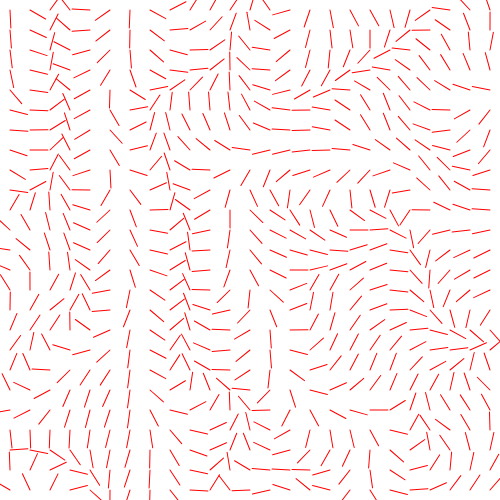
Frame 1 (no input)
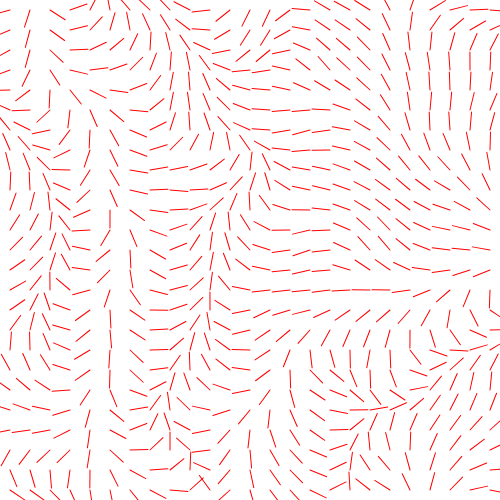
Frame 60 (no input)
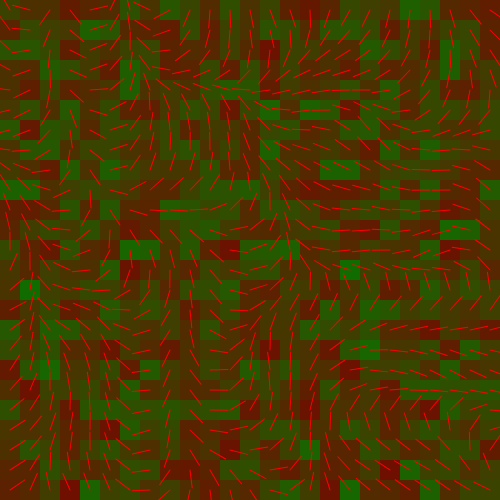
Frame 120 (the mouse pressed at the canvas centre since frame 60)

The p5.js sketch that drew these frames (run headless with seeded random() and noise() and a simulated clock; from frame 60 on, the mouse is pressed at the canvas centre):

// p5.js sketch
// ── sketch.js
var stepSize = 20;

function setup() {
  createCanvas(500, 500);
 // rectMode(CENTER);
angleMode(DEGREES);
}
///////////////////////////////////////////////////////////////////////
function draw() {
  background(125);

  colorGrid();
  compassGrid();
}
///////////////////////////////////////////////////////////////////////
function colorGrid(){
  
 noStroke();
  fill(255);
  for(let i=0;i<width;i+=stepSize)
  {
    for(let j=0;j<height;j+=stepSize)
  {

    var mouse=width/mouseX+1; // to gurantee no division by zero 
    var n=noise(i,j,frameCount/400*mouse);
    var col=map(n,0,1,0,255);
    var red=color(125,0,0);
    var green=color(0,125,0);
     
   var lerp=lerpColor(red, green, n);
    fill(lerp);
    rect(i,j,stepSize,stepSize);
  }
  }
  
}
///////////////////////////////////////////////////////////////////////
var val;
function compassGrid(){
  
 //push();
  for(let i=stepSize/2;i<height;i+=stepSize)
  {
  
   //translate(0,i)
  
    for(let j=stepSize/2;j<width;j+=stepSize)
  {
     
    //x-coordinate in space=j 
    //y-coordinatein space=i 
    //both are large number  for noise 
   
    push(); 
    let noi=noise(j/width,i/height,frameCount/100);
    val = map(noi,0,1,0,720);
    translate(j,i);
    
    
    rotate(val*03);
    
    
    stroke(255,0,0);
    line(0,0,0,stepSize*0.9);
   noStroke();
   
   pop();

  }
 
      
  } 
 
}
